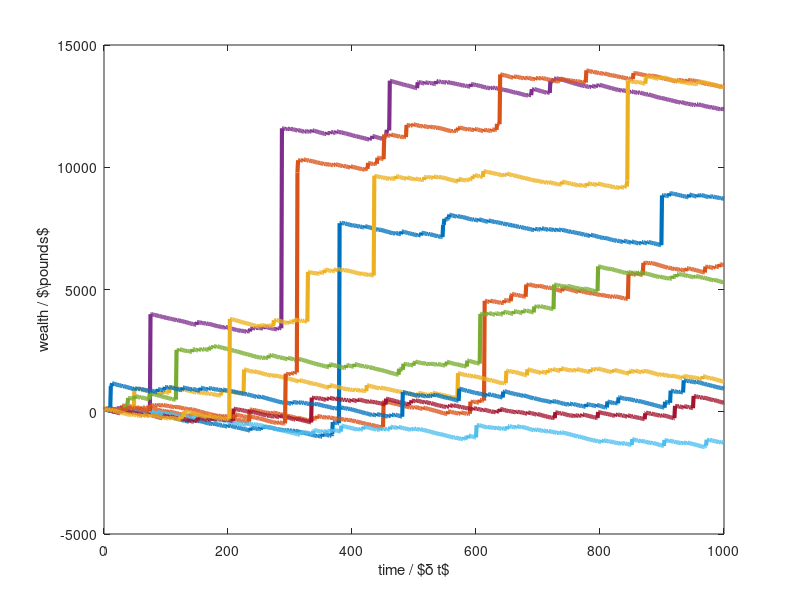

MATLAB code to generate this figure: (Note: this script raises an error after producing the figure.)
% Whitworth III
% General lottery aka Peterbsurg Game

clear all

rounds = 1e3;
trials = 10;

t = 1:rounds;

w0 = 100;
price = 10;

wa = w0*ones(rounds,trials);
wm = wa;

x = 2.^ceil(-log2(rand(rounds,trials)));

for i = 2:rounds
    wm(i,:) = wm(i-1,:).*(w0 + x(i,:) - price)/w0; % multiplicative repetition
    wa(i,:) = wa(i-1,:) + x(i,:) - price; % additive repetition
end

figure(1), clf
plot(t,wa,'LineWidth',3)
xlabel('time / $\delta t$')
ylabel('wealth / $\pounds$')
savepdf(gcf,'lottery_add_traj')

figure(2), clf
plot(t,wm,'LineWidth',3)
set(gca,'YScale','log')
xlabel('time / $\delta t$')
ylabel('wealth / $\pounds$')
savepdf(gcf,'lottery_mult_traj')